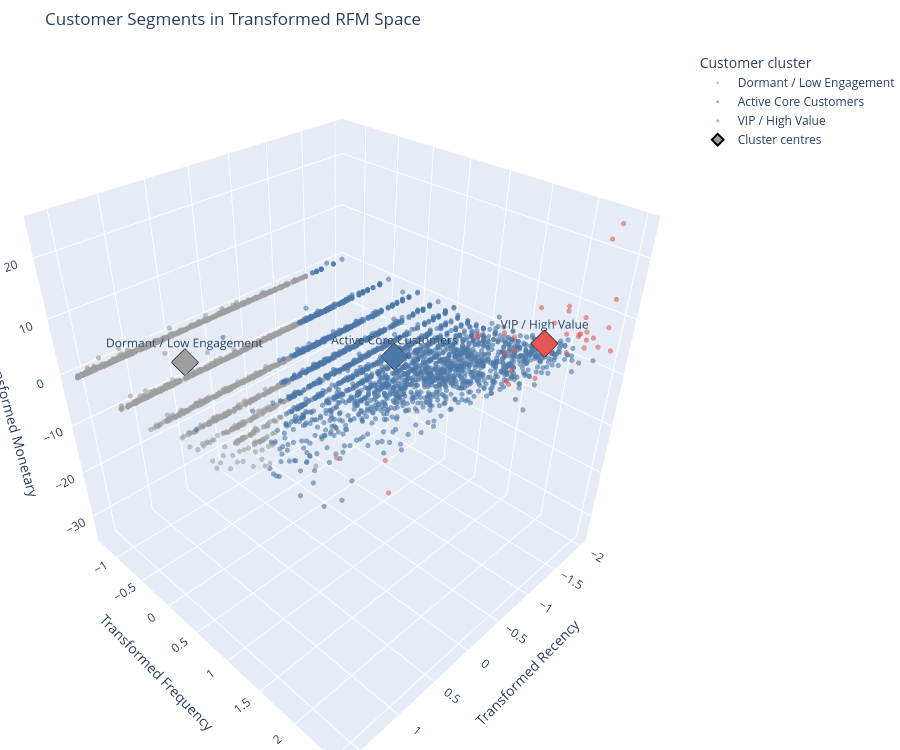

Notebook code cell kept with this figure:
### Code cell
interactive_3d_file = (
    segmentation_figure_dir
    / "customer_clusters_3d.html"
)

fig.write_html(
    interactive_3d_file,
    include_plotlyjs=True,
    full_html=True
)

print("Interactive 3D plot saved to:")
print(interactive_3d_file)

fig.show()

### Figure 1 — Plotly figure (JSON) as saved in the notebook; plotly's stock layout.template omitted (floating-point values rounded to 4 significant figures; data arrays with more than 128 entries replaced by an {"elided": "..."} marker saying what was removed)
{"data": [{"customdata": {"elided": "3039x3 float values"}, "hovertemplate": "<b>%{hovertext}</b><br><br>ClusterName=Dormant / Low Engagement<br>Recency=%{customdata[0]:.0f}<br>Frequency=%{customdata[1]:.0f}<br>Monetary=%{customdata[2]:,.2f}<extra></extra>", "hovertext": {"elided": "3039 float values"}, "legendgroup": "Dormant / Low Engagement", "marker": {"color": "#9E9E9E", "opacity": 0.6, "size": 3, "symbol": "circle"}, "mode": "markers", "name": "Dormant / Low Engagement", "scene": "scene", "showlegend": true, "type": "scatter3d", "x": {"elided": "3039 float values"}, "y": {"elided": "3039 float values"}, "z": {"elided": "3039 float values"}}, {"customdata": {"elided": "2764x3 float values"}, "hovertemplate": "<b>%{hovertext}</b><br><br>ClusterName=Active Core Customers<br>Recency=%{customdata[0]:.0f}<br>Frequency=%{customdata[1]:.0f}<br>Monetary=%{customdata[2]:,.2f}<extra></extra>", "hovertext": {"elided": "2764 float values"}, "legendgroup": "Active Core Customers", "marker": {"color": "#4C78A8", "opacity": 0.6, "size": 3, "symbol": "circle"}, "mode": "markers", "name": "Active Core Customers", "scene": "scene", "showlegend": true, "type": "scatter3d", "x": {"elided": "2764 float values"}, "y": {"elided": "2764 float values"}, "z": {"elided": "2764 float values"}}, {"customdata": [[25.0, 23.0, 143100.0], [1.0, 316.0, 46670.0], [22.0, 54.0, 71550.0], [12.0, 28.0, 55970.0], [3.0, 200.0, 109900.0], [276.0, 55.0, 53280.0], [2.0, 106.0, 49750.0], [4.0, 141.0, 190400.0], [1.0, 61.0, 49230.0], [2.0, 109.0, 73180.0], [4.0, 42.0, 44390.0], [11.0, 15.0, 63730.0], [5.0, 17.0, 45320.0], [10.0, 144.0, 297800.0], [9.0, 82.0, 90490.0], [2.0, 144.0, 523200.0], [26.0, 57.0, 53080.0], [2.0, 369.0, 258500.0], [4.0, 126.0, 125000.0], [1.0, 205.0, 111400.0], [8.0, 45.0, 84180.0], [12.0, 34.0, 72740.0], [4.0, 81.0, 51620.0], [39.0, 103.0, 97070.0], [18.0, 106.0, 59940.0], [5.0, 53.0, 141500.0], [1.0, 42.0, 42650.0], [373.0, 27.0, 54690.0], [1.0, 61.0, 54950.0], [5.0, 21.0, 45860.0], [9.0, 49.0, 233600.0], [3.0, 59.0, 168500.0], [2.0, 211.0, 67290.0], [373.0, 155.0, 50410.0], [2.0, 105.0, 98470.0], [1.0, 145.0, 578400.0]], "hovertemplate": "<b>%{hovertext}</b><br><br>ClusterName=VIP / High Value<br>Recency=%{customdata[0]:.0f}<br>Frequency=%{customdata[1]:.0f}<br>Monetary=%{customdata[2]:,.2f}<extra></extra>", "hovertext": [12420.0, 12750.0, 12930.0, 13080.0, 13090.0, 13090.0, 13410.0, 13690.0, 13780.0, 13800.0, 13880.0, 14090.0, 14100.0, 14160.0, 14300.0, 14650.0, 14680.0, 14910.0, 15060.0, 15310.0, 15770.0, 15840.0, 16010.0, 16030.0, 16420.0, 16680.0, 16700.0, 16750.0, 17390.0, 17400.0, 17450.0, 17510.0, 17840.0, 17850.0, 17950.0, 18100.0], "legendgroup": "VIP / High Value", "marker": {"color": "#E45756", "opacity": 0.6, "size": 3, "symbol": "circle"}, "mode": "markers", "name": "VIP / High Value", "scene": "scene", "showlegend": true, "type": "scatter3d", "x": [-0.8677, -2.0, -0.9339, -1.224, -1.741, 0.7276, -1.852, -1.651, -2.0, -1.852, -1.651, -1.263, -1.575, -1.304, -1.349, -1.852, -0.847, -1.852, -1.651, -2.0, -1.397, -1.224, -1.651, -0.6235, -1.034, -1.575, -2.0, 0.9806, -2.0, -1.575, -1.349, -1.741, -1.852, 0.9806, -1.852, -2.0], "y": [1.701, 2.48, 2.076, 1.802, 2.409, 2.082, 2.276, 2.341, 2.118, 2.283, 1.982, 1.445, 1.525, 2.346, 2.208, 2.346, 2.095, 2.501, 2.317, 2.413, 2.009, 1.892, 2.205, 2.269, 2.276, 2.069, 1.982, 1.784, 2.118, 1.65, 2.041, 2.106, 2.418, 2.361, 2.274, 2.347], "z": [9.503, 4.274, 5.833, 4.884, 7.906, 4.712, 4.48, 11.57, 4.446, 5.928, 4.118, 5.367, 4.182, 15.69, 6.895, 22.94, 4.698, 14.26, 8.649, 7.984, 6.551, 5.903, 4.603, 7.246, 5.134, 9.43, 3.997, 4.803, 4.819, 4.219, 13.31, 10.64, 5.581, 4.524, 7.319, 24.54]}, {"marker": {"color": ["#9E9E9E", "#4C78A8", "#E45756"], "line": {"color": "black", "width": 2}, "size": 9, "symbol": "diamond"}, "mode": "markers+text", "name": "Cluster centres", "text": ["Dormant / Low Engagement", "Active Core Customers", "VIP / High Value"], "textposition": "top center", "type": "scatter3d", "x": [0.7191, -0.7785, -1.351], "y": [-0.7211, 0.7706, 2.126], "z": [-0.3187, 0.2508, 7.804]}], "layout": {"height": 750, "legend": {"title": {"text": "Customer cluster"}, "tracegroupgap": 0}, "margin": {"b": 0, "l": 0, "r": 0, "t": 50}, "scene": {"domain": {"x": [0, 1], "y": [0, 1]}, "xaxis": {"title": {"text": "Transformed Recency"}}, "yaxis": {"title": {"text": "Transformed Frequency"}}, "zaxis": {"title": {"text": "Transformed Monetary"}}}, "title": {"text": "Customer Segments in Transformed RFM Space"}}}
